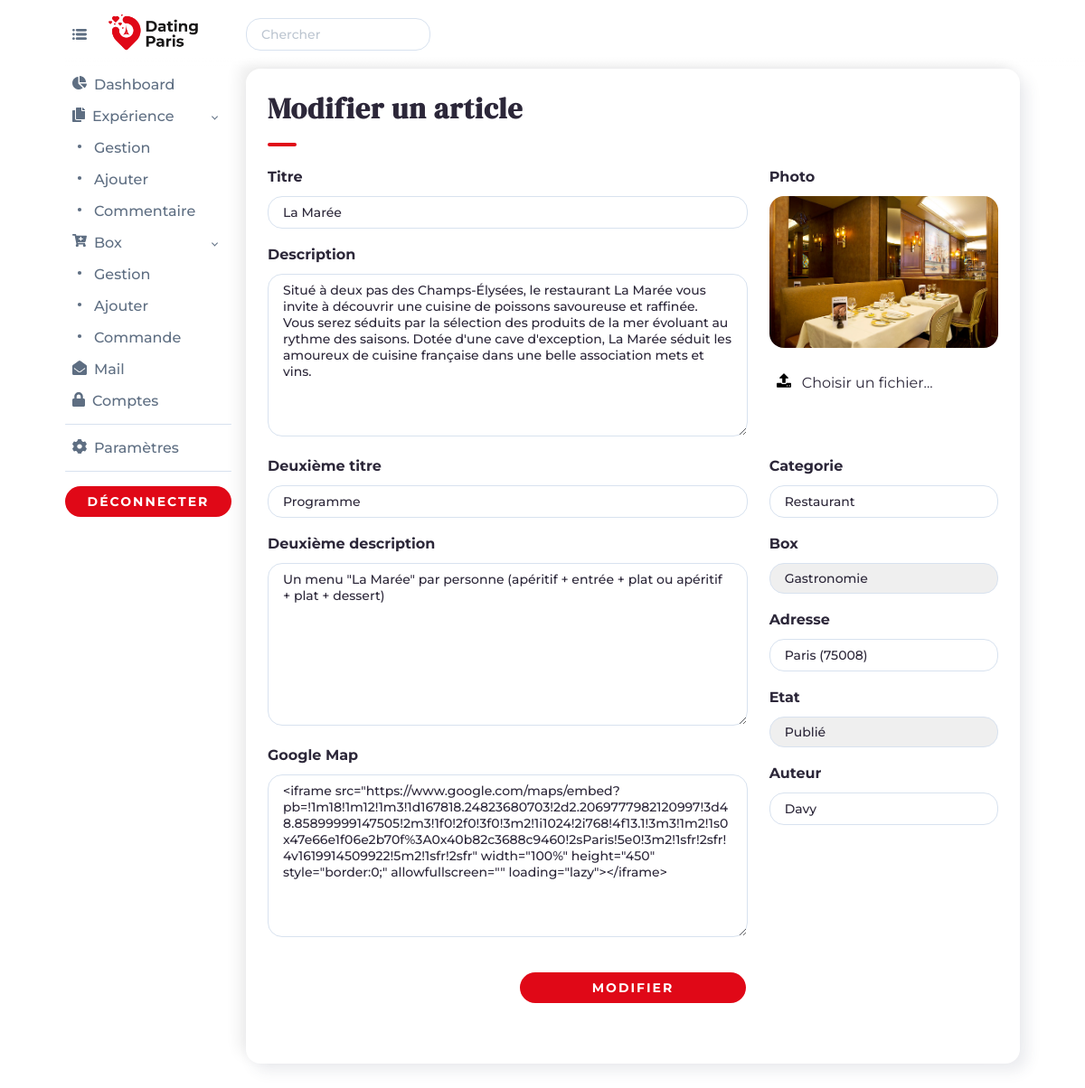
The page /admin/modifier-experience?id=2 (signed in) on the database as committed earlier.
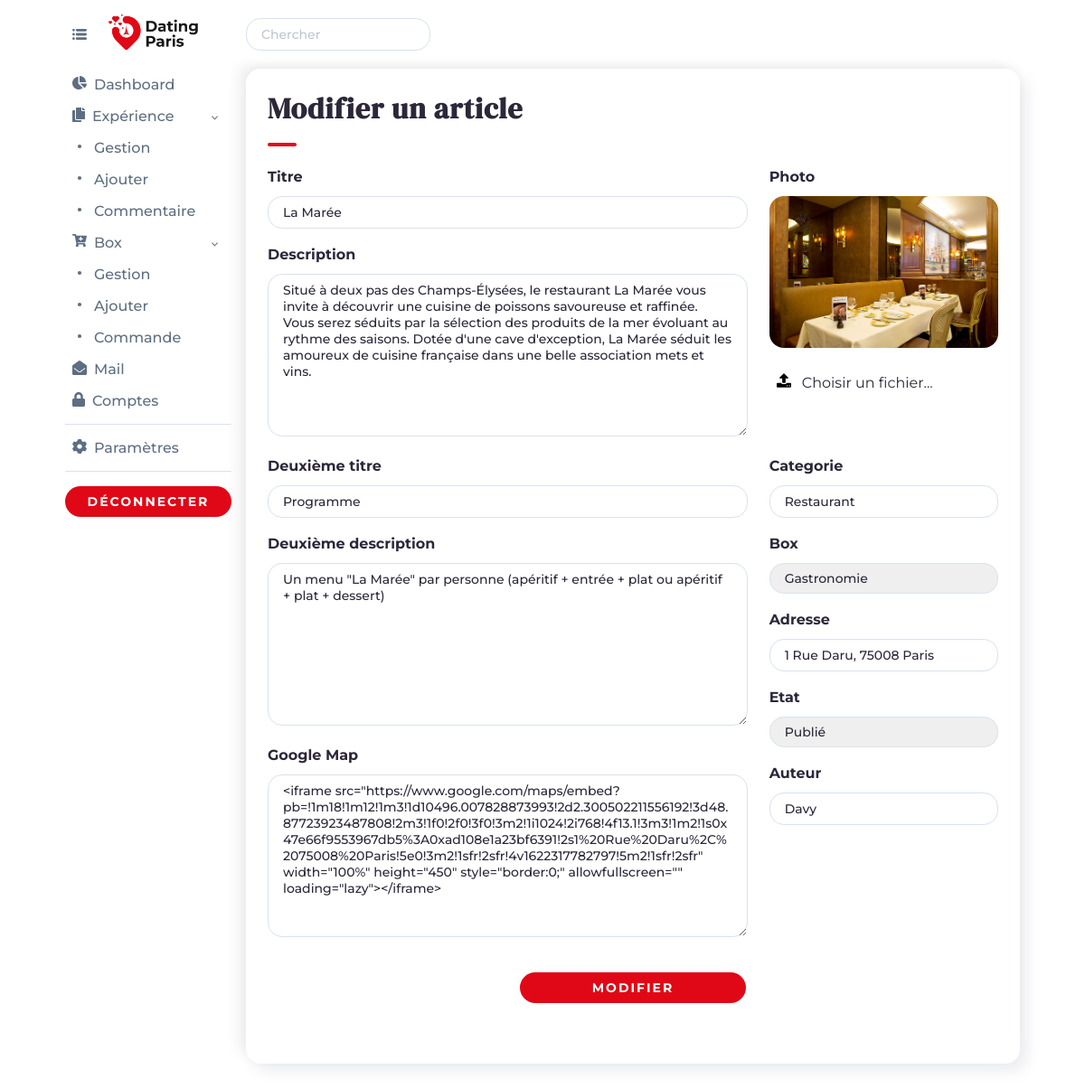
The same page on the database as committed later.
### tables this page shows
CREATE TABLE `article` (
  `id_article` int(11) NOT NULL,
  `titre` varchar(255) NOT NULL,
  `description` text NOT NULL,
  `photo` varchar(255) NOT NULL,
  `titre_info` varchar(255) NOT NULL,
  `description_info` text NOT NULL,
  `categorie` varchar(255) NOT NULL,
  `box` varchar(255) NOT NULL,
  `adresse` varchar(255) NOT NULL,
  `map` text NOT NULL,
  `etat` int(11) NOT NULL,
  `membre_id` int(11) NOT NULL
);

### admin/modifier-experience.php (the view, shortened to what the changed rows need)
<?php
require_once("../include/init.php");
if (isset($_GET['id'])) {
    $pdo_statement = $pdo_object->prepare("SELECT * FROM article WHERE id_article = :id_article");
    $pdo_statement->bindValue(':id_article', $_GET['id'], PDO::PARAM_INT);
    $pdo_statement->execute();
    $article_array = $pdo_statement->fetch(PDO::FETCH_ASSOC);
    $pdo_statement_3 = $pdo_object->prepare("SELECT * FROM membre WHERE id_membre = :id_membre");
    $pdo_statement_3->bindValue(':id_membre', $article_array['membre_id'], PDO::PARAM_INT);
    $pdo_statement_3->execute();
    $membre_array = $pdo_statement_3->fetch(PDO::FETCH_ASSOC);
}
else {
    header("Location:" . URL . "/admin/gestion-articles");
}
require_once("../include/header-admin.php");
?>
                <div class="block_admin_davy">
                    <h1 class="h1_moyen_davy">Modifier un article</h1>
                    <form method="post" enctype="multipart/form-data">
                        <div class="row">
                            <div class="col-md-8">
                                <label for="titre"><strong>Titre</strong></label><br>
                                <input type="text" id="titre" name="titre" placeholder="Titre" class="width_full_davy" value="<?= $article_array['titre'] ?>"><br><br>
                                <label for="description"><strong>Description</strong></label><br>
                                <textarea id="description" tabindex="5" rows="9" name="description" placeholder="Description" class="width_full_davy"><?= $article_array['description'] ?></textarea><br><br>
                            </div>
                            <div class="col-md-4">
                                <label for="photo"><strong>Photo</strong></label><br>
                                <img class="width_full_davy border_radius_davy" src="<?= URL ?>/images/<?= $article_array['photo'] ?>" alt="<?= $article_array['photo'] ?>"><br>
                                <label for="photo"><img src="<?= URL ?>/images/icon-file.svg" alt="icon" class="icon_admin"> Choisir un fichier...</label>
                            </div>
                        </div>
                        <div class="row">
                            <div class="col-md-8">
                                <label for="titre_info"><strong>Deuxième titre</strong></label><br>
                                <input type="text" id="titre_info" name="titre_info" placeholder="Deuxième titre" class="width_full_davy" value="<?= $article_array['titre_info'] ?>"><br><br>
                                <label for="description_info"><strong>Deuxième description</strong></label><br>
                                <textarea id="description_info" tabindex="5" rows="9" name="description_info" placeholder="Description" class="width_full_davy"><?= $article_array['description_info'] ?></textarea><br><br>
                                <label for="map"><strong>Google Map</strong></label><br>
                                <textarea id="map" tabindex="5" rows="9" name="map" placeholder="Google Map" class="width_full_davy"><?= $article_array['map'] ?></textarea><br><br>
                            </div>
                            <div class="col-md-4">
                                <label for="categorie"><strong>Categorie</strong></label><br>
                                <input type="text" id="categorie" name="categorie" placeholder="Categorie" class="width_full_davy" value="<?= $article_array['categorie'] ?>"><br><br>
                                <label for="box"><strong>Box</strong></label><br>
                                <select id="box" name="box" class="width_full_davy">
                                    <option value="<?= $article_array['box'] ?>"><?= $article_array['box'] ?></option>
                                </select><br><br>
                                <label for="adresse"><strong>Adresse</strong></label><br>
                                <input type="text" id="adresse" name="adresse" placeholder="Adresse" class="width_full_davy" value="<?= $article_array['adresse'] ?>"><br><br>
                                <label for="etat"><strong>Etat</strong></label><br>
                                <select id="etat" name="etat" class="width_full_davy">
                                    <option value="<?= $article_array['etat'] ?>">
                                        <?php if ($article_array['etat'] == 1) {echo "Publié";} ?>
                                    </option>
                                </select><br><br>
                                <label for="membre"><strong>Auteur</strong></label><br>
                                <input type="text" id="membre" name="membre" placeholder="Auteur" class="width_full_davy" value="<?= $membre_array['prenom'] ?>"><br><br>
                            </div>
                        </div>
                        <br>
                    </form>
                </div>
<?php
require_once("../include/footer-admin.php");
?>

Rows that differ between the two databases and show on the page:
changed article "La Marée": map "<iframe src=\"https://www.google.com/maps/embed?pb=!1m18!1m12!1m3!1d167818.24823680703!2d2.2069777982120997!3d48.85899999147505!2m3!1f0!2f0!3f0!3m2!1i1024!2i768!4f13.1!3m3!1m2!1s0x47e66e1f06e2b70f%3A0x40b82c3688c9460!2sParis!5e0!3m2!1sfr!2sfr!4v1619914509922!5m2!1sfr!2sfr\" width=\"100%\" height=\"450\" style=\"border:0;\" allowfullscreen=\"\"…" → "<iframe src=\"https://www.google.com/maps/embed?pb=!1m18!1m12!1m3!1d10496.007828873993!2d2.300502211556192!3d48.87723923487808!2m3!1f0!2f0!3f0!3m2!1i1024!2i768!4f13.1!3m3!1m2!1s0x47e66f9553967db5%3A0xad108e1a23bf6391!2s1%20Rue%20Daru%2C%2075008%20Paris!5e0!3m2!1sfr!2sfr!4v1622317782797!5m2!1sfr!2sfr\" width=\"100%\" height=\"450\" style=\"border:0;\" allowfullscreen=\"\"…"; adresse "Paris (75008)" → "1 Rue Daru, 75008 Paris"
